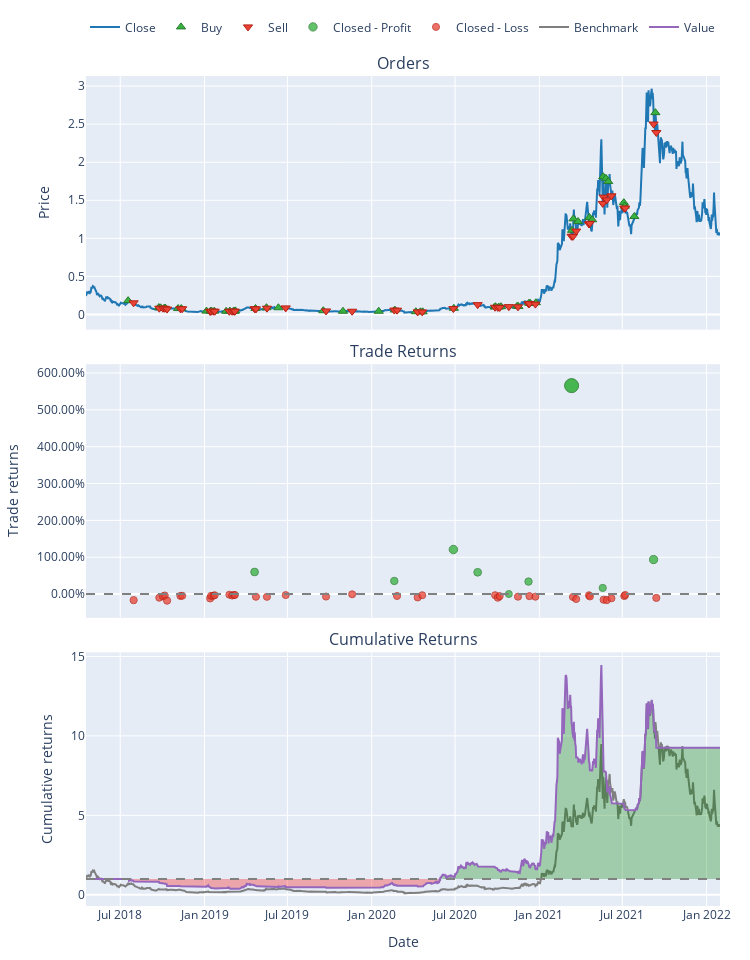

Source (notebook cell):
### Code cell
port.plot().show()

### Figure 1 — Plotly figure (JSON) as saved in the notebook; plotly's stock layout.template omitted (floating-point values rounded to 4 significant figures; data arrays with more than 128 entries replaced by an {"elided": "..."} marker saying what was removed)
{"data": [{"legendgroup": "0", "line": {"color": "#1f77b4"}, "name": "Close", "showlegend": true, "type": "scatter", "uid": "b61cf255-77d9-4b9a-a0f8-d5cbb7dc30bf", "x": {"elided": "1385 str values"}, "xaxis": "x", "y": {"elided": "1385 float values"}, "yaxis": "y"}, {"customdata": {"elided": "48x3 float values"}, "hovertemplate": "Order Id: %{customdata[0]}<br>Date: %{x}<br>Price: %{y}<br>Size: %{customdata[1]:.6f}<br>Fees: %{customdata[2]:.6f}", "legendgroup": "1", "marker": {"color": "#37B13F", "line": {"color": "rgb(38,123,44)", "width": 1}, "size": 8, "symbol": "triangle-up"}, "mode": "markers", "name": "Buy", "type": "scatter", "uid": "a4a3db96-e81a-4d8d-8ccf-b6936810d92b", "x": ["2018-07-18T07:00:00", "2018-09-23T07:00:00", "2018-09-27T07:00:00", "2018-10-05T07:00:00", "2018-10-07T07:00:00", "2018-11-04T07:00:00", "2018-11-11T07:00:00", "2019-01-05T07:00:00", "2019-01-14T07:00:00", "2019-01-16T07:00:00", "2019-01-22T07:00:00", "2019-02-17T07:00:00", "2019-02-25T07:00:00", "2019-03-05T07:00:00", "2019-03-07T07:00:00", "2019-03-09T07:00:00", "2019-04-22T07:00:00", "2019-05-16T07:00:00", "2019-06-11T07:00:00", "2019-09-17T07:00:00", "2019-10-30T07:00:00", "2020-01-16T07:00:00", "2020-02-20T07:00:00", "2020-04-06T07:00:00", "2020-04-16T07:00:00", "2020-04-21T07:00:00", "2020-06-28T07:00:00", "2020-09-25T07:00:00", "2020-09-27T07:00:00", "2020-10-04T07:00:00", "2020-10-09T07:00:00", "2020-11-13T07:00:00", "2020-11-16T07:00:00", "2020-12-09T07:00:00", "2020-12-12T07:00:00", "2020-12-24T07:00:00", "2021-03-13T07:00:00", "2021-03-16T07:00:00", "2021-03-26T07:00:00", "2021-04-20T07:00:00", "2021-04-26T07:00:00", "2021-05-20T07:00:00", "2021-05-26T07:00:00", "2021-05-31T07:00:00", "2021-07-04T07:00:00", "2021-07-06T07:00:00", "2021-07-27T07:00:00", "2021-09-11T07:00:00"], "xaxis": "x", "y": [0.1814, 0.09031, 0.08672, 0.08381, 0.08506, 0.07769, 0.07738, 0.04425, 0.04365, 0.04441, 0.04356, 0.04178, 0.04373, 0.04313, 0.04296, 0.04704, 0.07839, 0.08846, 0.08786, 0.04911, 0.04192, 0.04189, 0.05844, 0.0361, 0.03463, 0.03471, 0.08068, 0.09741, 0.1018, 0.09734, 0.1018, 0.1068, 0.1044, 0.1487, 0.1451, 0.1538, 1.105, 1.255, 1.22, 1.273, 1.244, 1.81, 1.788, 1.746, 1.469, 1.423, 1.286, 2.651], "yaxis": "y"}, {"customdata": {"elided": "48x3 float values"}, "hovertemplate": "Order Id: %{customdata[0]}<br>Date: %{x}<br>Price: %{y}<br>Size: %{customdata[1]:.6f}<br>Fees: %{customdata[2]:.6f}", "legendgroup": "2", "marker": {"color": "#EA4335", "line": {"color": "rgb(181,31,18)", "width": 1}, "size": 8, "symbol": "triangle-down"}, "mode": "markers", "name": "Sell", "type": "scatter", "uid": "2d10fc98-9be7-4149-9d59-b742e548c5b9", "x": ["2018-07-30T07:00:00", "2018-09-24T07:00:00", "2018-10-02T07:00:00", "2018-10-06T07:00:00", "2018-10-11T07:00:00", "2018-11-09T07:00:00", "2018-11-13T07:00:00", "2019-01-13T07:00:00", "2019-01-15T07:00:00", "2019-01-20T07:00:00", "2019-01-23T07:00:00", "2019-02-24T07:00:00", "2019-03-02T07:00:00", "2019-03-06T07:00:00", "2019-03-08T07:00:00", "2019-04-20T07:00:00", "2019-04-23T07:00:00", "2019-05-17T07:00:00", "2019-06-27T07:00:00", "2019-09-23T07:00:00", "2019-11-19T07:00:00", "2020-02-19T07:00:00", "2020-02-25T07:00:00", "2020-04-10T07:00:00", "2020-04-20T07:00:00", "2020-06-27T07:00:00", "2020-08-19T07:00:00", "2020-09-26T07:00:00", "2020-10-02T07:00:00", "2020-10-06T07:00:00", "2020-10-26T07:00:00", "2020-11-15T07:00:00", "2020-12-08T07:00:00", "2020-12-10T07:00:00", "2020-12-23T07:00:00", "2021-03-12T07:00:00", "2021-03-15T07:00:00", "2021-03-22T07:00:00", "2021-04-19T07:00:00", "2021-04-21T07:00:00", "2021-05-19T07:00:00", "2021-05-21T07:00:00", "2021-05-28T07:00:00", "2021-06-07T07:00:00", "2021-07-05T07:00:00", "2021-07-07T07:00:00", "2021-09-07T07:00:00", "2021-09-13T07:00:00"], "xaxis": "x", "y": [0.1525, 0.082, 0.08183, 0.0811, 0.07044, 0.07426, 0.07428, 0.03924, 0.0418, 0.04266, 0.04245, 0.04135, 0.04221, 0.0423, 0.04222, 0.07559, 0.07314, 0.08234, 0.08597, 0.0461, 0.04191, 0.05708, 0.05575, 0.03304, 0.03374, 0.07699, 0.129, 0.09499, 0.0924, 0.09243, 0.1025, 0.09996, 0.1405, 0.1412, 0.1357, 1.027, 1.026, 1.096, 1.189, 1.198, 1.459, 1.542, 1.506, 1.558, 1.397, 1.397, 2.501, 2.39], "yaxis": "y"}, {"customdata": [[15, 15, 21.52], [21, 21, 15.91], [25, 25, 61.3], [26, 26, 66.25], [30, 30, 0.3434], [32, 32, 46.73], [35, 35, 915.0], [40, 40, 131.1], [46, 46, 498.6]], "hovertemplate": "Trade Id: %{customdata[0]}<br>Position Id: %{customdata[1]}<br>Date: %{x}<br>PnL: %{customdata[1]:.6f}<br>Return: %{y}", "legendgroup": "3", "marker": {"color": "#37B13F", "line": {"color": "rgb(38,123,44)", "width": 1}, "opacity": [0.7659, 0.7594, 0.782, 0.7657, 0.75, 0.759, 0.9, 0.7544, 0.7748], "size": [7.74, 7.439, 8.495, 7.731, 7, 7.418, 14, 7.205, 8.157], "symbol": "circle"}, "mode": "markers", "name": "Closed - Profit", "type": "scatter", "uid": "81705741-0d51-470a-9ba4-93cf1db2b635", "x": ["2019-04-20T07:00:00", "2020-02-19T07:00:00", "2020-06-27T07:00:00", "2020-08-19T07:00:00", "2020-10-26T07:00:00", "2020-12-08T07:00:00", "2021-03-12T07:00:00", "2021-05-19T07:00:00", "2021-09-07T07:00:00"], "xaxis": "x2", "y": [0.6003, 0.3568, 1.21, 0.5925, 0.002332, 0.34, 5.657, 0.1677, 0.9373], "yaxis": "y2"}, {"customdata": [[0, 0, -16.36], [1, 1, -8.076], [2, 2, -4.619], [3, 3, -2.632], [4, 4, -12.03], [5, 5, -2.753], [6, 6, -2.406], [7, 7, -6.011], [8, 8, -2.125], [9, 9, -1.905], [10, 10, -1.247], [11, 11, -0.6025], [12, 12, -1.552], [13, 13, -0.9156], [14, 14, -0.8185], [16, 16, -4.115], [17, 17, -3.941], [18, 18, -1.304], [19, 19, -3.18], [20, 20, -0.2339], [22, 22, -3.079], [23, 23, -5.132], [24, 24, -1.604], [27, 27, -5.302], [28, 28, -16.78], [29, 29, -8.636], [31, 31, -10.2], [33, 33, -10.22], [34, 34, -12.14], [36, 36, -82.57], [37, 37, -130.7], [38, 38, -26.67], [39, 39, -53.68], [41, 41, -139.4], [42, 42, -125.6], [43, 43, -72.81], [44, 44, -30.98], [45, 45, -12.57], [47, 47, -106.3]], "hovertemplate": "Trade Id: %{customdata[0]}<br>Position Id: %{customdata[1]}<br>Date: %{x}<br>PnL: %{customdata[1]:.6f}<br>Return: %{y}", "legendgroup": "4", "marker": {"color": "#EA4335", "line": {"color": "rgb(181,31,18)", "width": 1}, "opacity": [0.7543, 0.7525, 0.7516, 0.7509, 0.7546, 0.7512, 0.7511, 0.7531, 0.7512, 0.7511, 0.7507, 0.7503, 0.751, 0.7506, 0.7505, 0.7518, 0.7519, 0.7506, 0.7517, 0.7501, 0.7513, 0.7523, 0.7508, 0.7507, 0.7525, 0.7514, 0.7518, 0.7514, 0.7518, 0.752, 0.7534, 0.7508, 0.7516, 0.754, 0.7542, 0.7529, 0.7514, 0.7506, 0.7527], "size": [7.2, 7.117, 7.073, 7.043, 7.216, 7.058, 7.053, 7.143, 7.056, 7.052, 7.035, 7.016, 7.046, 7.027, 7.025, 7.086, 7.089, 7.03, 7.079, 7.004, 7.06, 7.108, 7.035, 7.034, 7.117, 7.066, 7.083, 7.066, 7.084, 7.092, 7.16, 7.035, 7.077, 7.186, 7.198, 7.136, 7.064, 7.026, 7.125], "symbol": "circle"}, "mode": "markers", "name": "Closed - Loss", "type": "scatter", "uid": "cc07c552-d738-4f36-9e24-5e9afcba59ab", "x": ["2018-07-30T07:00:00", "2018-09-24T07:00:00", "2018-10-02T07:00:00", "2018-10-06T07:00:00", "2018-10-11T07:00:00", "2018-11-09T07:00:00", "2018-11-13T07:00:00", "2019-01-13T07:00:00", "2019-01-15T07:00:00", "2019-01-20T07:00:00", "2019-01-23T07:00:00", "2019-02-24T07:00:00", "2019-03-02T07:00:00", "2019-03-06T07:00:00", "2019-03-08T07:00:00", "2019-04-23T07:00:00", "2019-05-17T07:00:00", "2019-06-27T07:00:00", "2019-09-23T07:00:00", "2019-11-19T07:00:00", "2020-02-25T07:00:00", "2020-04-10T07:00:00", "2020-04-20T07:00:00", "2020-09-26T07:00:00", "2020-10-02T07:00:00", "2020-10-06T07:00:00", "2020-11-15T07:00:00", "2020-12-10T07:00:00", "2020-12-23T07:00:00", "2021-03-15T07:00:00", "2021-03-22T07:00:00", "2021-04-19T07:00:00", "2021-04-21T07:00:00", "2021-05-21T07:00:00", "2021-05-28T07:00:00", "2021-06-07T07:00:00", "2021-07-05T07:00:00", "2021-07-07T07:00:00", "2021-09-13T07:00:00"], "xaxis": "x2", "y": [-0.164, -0.0968, -0.06128, -0.03719, -0.1765, -0.04904, -0.04507, -0.1179, -0.04722, -0.04443, -0.03042, -0.01516, -0.03967, -0.02436, -0.02232, -0.07177, -0.07405, -0.02645, -0.06625, -0.005218, -0.05093, -0.08943, -0.03069, -0.0298, -0.09721, -0.0554, -0.06909, -0.05551, -0.06985, -0.07685, -0.1317, -0.03095, -0.06428, -0.1528, -0.1625, -0.1124, -0.05385, -0.02309, -0.1033], "yaxis": "y2"}, {"legendgroup": "5", "line": {"color": "#7f7f7f"}, "name": "Benchmark", "showlegend": true, "type": "scatter", "uid": "e7ad70fe-2cd4-447f-8c6f-2997808ee43a", "x": {"elided": "1385 str values"}, "xaxis": "x3", "y": {"elided": "1385 float values"}, "yaxis": "y3"}, {"hoverinfo": "skip", "legendgroup": "6", "line": {"color": "rgba(0, 0, 0, 0)", "width": 0}, "opacity": 0, "showlegend": false, "type": "scatter", "uid": "70589be8-b24f-4aac-87eb-17476c98b3d1", "x": {"elided": "1385 str values"}, "xaxis": "x3", "y": {"elided": "1385 int values"}, "yaxis": "y3"}, {"connectgaps": false, "fill": "tonexty", "fillcolor": "rgba(0, 128, 0, 0.3)", "hoverinfo": "skip", "legendgroup": "6", "line": {"color": "rgba(0, 0, 0, 0)", "width": 0}, "opacity": 0, "showlegend": false, "type": "scatter", "uid": "11b27251-23bd-4a5d-ac8e-78f58d440dfe", "x": {"elided": "1385 str values"}, "xaxis": "x3", "y": {"elided": "1385 float values"}, "yaxis": "y3"}, {"hoverinfo": "skip", "legendgroup": "6", "line": {"color": "rgba(0, 0, 0, 0)", "width": 0}, "opacity": 0, "showlegend": false, "type": "scatter", "uid": "9fb589c7-7755-4770-8722-a8a8bfaf4f5a", "x": {"elided": "1385 str values"}, "xaxis": "x3", "y": {"elided": "1385 int values"}, "yaxis": "y3"}, {"connectgaps": false, "fill": "tonexty", "fillcolor": "rgba(255, 0, 0, 0.3)", "hoverinfo": "skip", "legendgroup": "6", "line": {"color": "rgba(0, 0, 0, 0)", "width": 0}, "opacity": 0, "showlegend": false, "type": "scatter", "uid": "4774a23e-e456-418b-ad9f-c67a13d4e3db", "x": {"elided": "1385 str values"}, "xaxis": "x3", "y": {"elided": "1385 float values"}, "yaxis": "y3"}, {"legendgroup": "7", "line": {"color": "#9467bd"}, "name": "Value", "showlegend": true, "type": "scatter", "uid": "53d54e2b-11f3-471f-9a88-b8ffe1e75464", "x": {"elided": "1385 str values"}, "xaxis": "x3", "y": {"elided": "1385 float values"}, "yaxis": "y3"}, {"hoverinfo": "skip", "legendgroup": "6", "line": {"color": "rgba(0, 0, 0, 0)", "width": 0}, "opacity": 0, "showlegend": false, "type": "scatter", "uid": "1b84a4c4-8224-4cb4-bb32-0bb55307ccf3", "x": {"elided": "1385 str values"}, "xaxis": "x3", "y": {"elided": "1385 int values"}, "yaxis": "y3"}], "layout": {"annotations": [{"font": {"size": 16}, "showarrow": false, "text": "Orders", "x": 0.5, "xanchor": "center", "xref": "paper", "y": 1, "yanchor": "bottom", "yref": "paper"}, {"font": {"size": 16}, "showarrow": false, "text": "Trade Returns", "x": 0.5, "xanchor": "center", "xref": "paper", "y": 0.6528, "yanchor": "bottom", "yref": "paper"}, {"font": {"size": 16}, "showarrow": false, "text": "Cumulative Returns", "x": 0.5, "xanchor": "center", "xref": "paper", "y": 0.3056, "yanchor": "bottom", "yref": "paper"}], "height": 960, "legend": {"orientation": "h", "traceorder": "normal", "x": 1, "xanchor": "right", "y": 1.042, "yanchor": "bottom"}, "margin": {"b": 30, "l": 30, "r": 30, "t": 30}, "shapes": [{"line": {"color": "gray", "dash": "dash"}, "type": "line", "x0": 0, "x1": 1, "xref": "paper", "y0": 0, "y1": 0, "yref": "y2"}, {"line": {"color": "gray", "dash": "dash"}, "type": "line", "x0": 0, "x1": 1, "xref": "paper", "y0": 1, "y1": 1, "yref": "y3"}], "width": 750, "xaxis": {"anchor": "y", "domain": [0, 1], "matches": "x3", "showticklabels": false}, "xaxis2": {"anchor": "y2", "domain": [0, 1], "matches": "x3", "showticklabels": false}, "xaxis3": {"anchor": "y3", "domain": [0, 1], "title": {"text": "Date"}}, "yaxis": {"anchor": "x", "domain": [0.6944, 1], "title": {"text": "Price"}}, "yaxis2": {"anchor": "x2", "domain": [0.3472, 0.6528], "tickformat": ".2%", "title": {"text": "Trade returns"}}, "yaxis3": {"anchor": "x3", "domain": [0, 0.3056], "title": {"text": "Cumulative returns"}}}}
